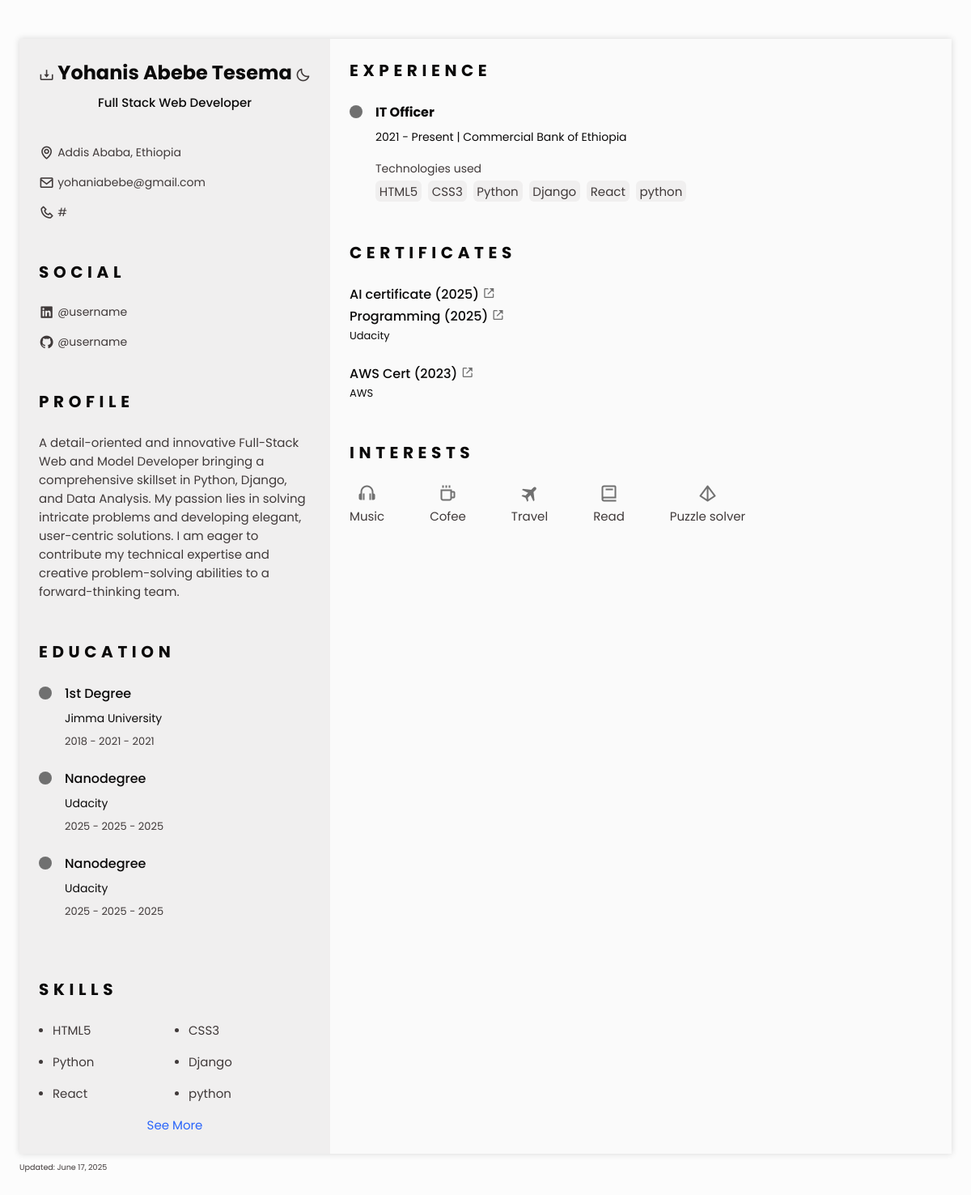
The page /digital_cv/ on the database its author committed.
### apps/portfolio/models.py (models this page shows, shortened)
class Personal(models.Model):
    name = models.CharField(max_length=50, blank=True, null=True)
    role = models.TextField(max_length=500, blank=True, null=True)
    mini_description = models.TextField(max_length=500, blank=True, null=True)
    cv_description = models.TextField(max_length=500, blank=True, null=True)
    cv_link = models.URLField(blank=True, null=True)
    photo = models.ImageField(upload_to='profile_pics/main', blank=True, null=True)
    github = models.URLField(blank=True, null=True)
    linkedin = models.URLField(blank=True, null=True)
    phone = models.CharField(max_length=20, blank=True, null=True)
    email = models.EmailField(blank=True, null=True)
    location = models.CharField(max_length=50, blank=True, null=True)

class Education(models.Model):
    school_name = models.CharField(max_length=200)
    degree = models.CharField(max_length=200)
    start_date = models.CharField(max_length=7)  # Store as string in "MMM YYYY" format
    end_date = models.CharField(max_length=7, null=True, blank=True)  # Store as string in "MMM YYYY" format
    @property
    def formatted_start_date(self):
        if len(self.start_date) == 7:
            month = self.start_date[:3].capitalize()
            year = self.start_date[3:]
            return f"{month} {year}"
        return self.start_date
    @property
    def formatted_end_date(self):
        if len(self.end_date) == 7:
            month = self.end_date[:3].capitalize()
            year = self.end_date[3:]
            return f"{month} {year}"
        return self.end_date
    class Meta:
        ordering = ['start_date']
    def date_range(self):
        return f"{self.formatted_start_date} - {self.formatted_end_date}"

class Technology(models.Model):
    name = models.CharField(max_length=100)
    photo = models.URLField(blank=True, null=True)

class Experience(models.Model):
    title = models.CharField(max_length=200)
    company = models.CharField(max_length=200)
    start_date = models.CharField(max_length=7)  # Store as string in "MMM YYYY" format
    end_date = models.CharField(max_length=7, null=True, blank=True)  # Store as string in "MMM YYYY" format
    is_current = models.BooleanField(default=False)
    technologies = models.ManyToManyField('Technology')
    @property
    def formatted_start_date(self):
        if len(self.start_date) == 7:
            month = self.start_date[:3].capitalize()
            year = self.start_date[3:]
            return f"{month} {year}"
        return self.start_date

class Portfolio(models.Model):
    FILTER_CHOICES = [
        ('filter-project', 'Project'),
        ('filter-certification', 'Certification'),
        ('filter-badge', 'Badge'),
    ]
    name = models.CharField(max_length=100)
    filter = models.CharField(max_length=50, choices=FILTER_CHOICES)
    issuer = models.ForeignKey(Issuing_Organization, on_delete=models.CASCADE, null=True, blank=True)
    year = models.CharField(max_length=4, null=True, blank=True)
    object_fit = models.CharField(max_length=100, null=True, blank=True)
    def get_upload_to(self, filename):
        if self.filter == 'filter-project':
            return 'portfolio/project/{}'.format(filename)
        elif self.filter == 'filter-certification':
            return 'portfolio/certification/{}'.format(filename)
        elif self.filter == 'filter-badge':
            return 'portfolio/badge/{}'.format(filename)
    photo = models.ImageField(upload_to=get_upload_to, blank=True, null=True)
    link1 = models.URLField(blank=True, null=True)
    link2 = models.URLField(blank=True, null=True)
    link3 = models.URLField(blank=True, null=True)

class Issuing_Organization(models.Model):
    name = models.CharField(max_length=100)

### apps/portfolio/views.py (the view)
# urls.py: path('digital_cv/', DigitalCVPageView.as_view(), name='digital_cv'),
class DigitalCVPageView(TemplateView):
    template_name = 'portfolio/digital_cv.html'
    def get_context_data(self, **kwargs):
        context = super().get_context_data(**kwargs)
        experiences = Experience.objects.all()
        for experience in experiences:
            experience.descriptions.set(Description.objects.filter(experience=experience).order_by('order_number'))            # If descriptions is a ManyToMany, it would be different.
        context['experiences'] = experiences
        context['personal'] = Personal.objects.all()
        context['education'] = Education.objects.all()
        context['technologies'] = Technology.objects.all()
        context['portfolio'] = Portfolio.objects.filter(
            Q(filter='filter-certification')
        )
        grouped_portfolio = {}
        portfolios = context['portfolio'].order_by('-year') # Sort QuerySet directly
        for item in portfolios:
            issuer_name = item.issuer.name if item.issuer else "Unknown Issuer"
            if issuer_name not in grouped_portfolio:
                grouped_portfolio[issuer_name] = []
            grouped_portfolio[issuer_name].append(item)
        context['grouped_portfolio'] = grouped_portfolio
        return context

### templates/portfolio/digital_cv.html (shortened to what this page needs)
{% load static %}
<!DOCTYPE html>
<html lang="en">
<head>
    <link rel="stylesheet" href="https://cdn.jsdelivr.net/npm/boxicons@latest/css/boxicons.min.css">
    <link rel="stylesheet" href="{% static 'assets/css/styles_cv.css' %}">
</head>
<body>
    <main class="l-main bd-container">
        <div class="resume" id="area-cv">
            <div class="resume__left">
                {% for personal_info in personal %}
                <section class="home" id="home">
                    <div class="home__container section bd-grid">
                        <div class="home__data bd-grid">
                            <h1 class="home__title"><b>{{ personal_info.name }}</b></h1>
                            <h3 class="home__profession">{{ personal_info.role }}</h3>
                        </div>
                        <div class="home__address bd-grid">
                            <span class="home__information">
                                <i class='bx bx-map home__icon'></i> {{ personal_info.location }}
                            </span>
                            <a href="mailto:rubico.adrian@gmail.com" target="_black" class="home__information">
                                <i class='bx bx-envelope home__icon'></i> {{ personal_info.email }}
                            </a>
                            <a href="tel:+639219607099" target="_black" class="home__information">
                                <i class='bx bx-phone home__icon'></i> {{ personal_info.phone }}
                            </a>
                        </div>
                    </div>
                    <i class="bx bx-moon change-theme" title="Theme" id="theme-button"></i>
                    <a title="Download PDF" class="bx bx-download generate-pdf"
                        href="{{ personal_info.cv_link }}" target="_blank"></a>
                </section>
                <section class="social section">
                    <h2 class="section-title">SOCIAL</h2>
                    <div class="social__container bd-grid">
                        <a href="{{ personal_info.linkedin }}" target="_blank" class="social__link">
                            <i class='bx bxl-linkedin-square social__icon'></i> @username
                        </a>
                        <a href="{{ personal_info.github }}" target="_blank" class="social__link">
                            <i class='bx bxl-github social__icon'></i> @username
                        </a>
                    </div>
                </section>
                <section class="profile section" id="profile">
                    <h2 class="section-title">Profile</h2>
                    <p class="profile__description">
                        {{ personal_info.cv_description }}
                    </p>
                </section>
                {% endfor %}
                <section class="education section" id="education">
                    <h2 class="section-title">Education</h2>
                    {% for education_info in education %}
                    <div class="education__container bd-grid">
                        <div class="education__content">
                            <div class="education__time">
                                <span class="education__rounder"></span>
                            </div>
                            <div class="education__data bd-grid">
                                <h3 class="education__title">{{ education_info.degree }}</h3>
                                <span class="education__studies">{{ education_info.school_name }}</span>
                                <span class="education__year">
                                    {{ education_info.date_range  }} -
                                    {% if education_info.is_current %}
                                    Present
                                    {% else %}
                                    {{ education_info.formatted_end_date }}
                                    {% endif %}
                                </span>
                            </div>
                        </div>
                    </div>
                    <br>
                    {% endfor %}
                </section>
                <section class="skills section hide" id="skills">
                    <h2 class="section-title">Skills</h2>
                    <div class="skills__content bd-grid">
                        {% for technologies_skills in technologies %}
                        <div class="skills__name">
                            <span class="skills__circle"></span> {{ technologies_skills.name }}
                        </div>
                        {% endfor %}
                    </div>
                    <a href="#" class="skills-button" id="skills-button">See More</a>
                </section>
            </div>
            <div class="resume__right">
                <section class="experience section" id="experience">
                    <h2 class="section-title">Experience</h2>
                    <div class="experience__container bd-grid">
                        {% for experience in experiences %}
                        <div class="experience__content">
                            <div class="experience__time">
                                <span class="experience__rounder"></span>
                            </div>
                            <div class="experience__data bd-grid">
                                <h3 class="experience__title"><strong>{{ experience.title }}</strong></h3>
                                <span class="experience__company">
                                    {{ experience.formatted_start_date }} -
                                    {% if experience.is_current %}
                                    Present
                                    {% else %}
                                    {{ experience.formatted_end_date }}
                                    {% endif %}
                                    | {{ experience.company }}
                                </span>
                                <div class="experience__technologies">
                                    <span>Technologies used</span>
                                    <ul class="experience__technologies-list">
                                        {% for technology in experience.technologies.all %}
                                        <li class="experience__technologies-item">{{ technology.name }}</li>
                                        {% endfor %}
                                    </ul>
                                </div>
                            </div>
                        </div>
                        {% endfor %}
                    </div>
                </section>
                <section class="certificate section" id="certificates">
                    <h2 class="section-title">Certificates</h2>
                    <div class="certificate__container bd-grid">
                        {% for issuer, portfolio_group in grouped_portfolio.items %}
                            <div class="certificate__content bd-grid">
                                {% for portfolio_info in portfolio_group %}
                                    <h3 class="certificate__title">{{ portfolio_info.name }} ({{ portfolio_info.year }}) <a class="nav__linkcert" href="{{ portfolio_info.link3 }}" target="_blank"><i class='bx bx-link-external'></i></a></h3>
                                {% endfor %}
                                <span class="certificate__company">{{ issuer }}</span>
                            </div>
                        {% endfor %}
                    </div>
                </section>
                <section class="interests section">
                    <h2 class="section-title">Interests</h2>
                    <div class="interests__container bd-grid">
                        <div class="interests__content">
                            <i class="bx bx-headphone interests__icon"></i>
                            <span class="interests__name">Music</span>
                        </div>
                        <div class="interests__content">
                            <i class="bx bx-coffee interests__icon"></i>
                            <span class="interests__name">Cofee</span>
                        </div>
                        <div class="interests__content">
                            <i class="bx bxs-plane-alt interests__icon"></i>
                            <span class="interests__name">Travel</span>
                        </div>
                        <div class="interests__content">
                            <i class="bx bx-book interests__icon"></i>
                            <span class="interests__name">Read</span>
                        </div>
                        <div class="interests__content">
                            <i class='bx bx-pyramid interests__icon'></i>
                            <span class="interests__name">Puzzle solver</span>
                        </div>
                    </div>
                </section>
            </div>
        </div>
        <p class="updated">Updated: June 17, 2025</p>
    </main>
</body>
</html>

### rows shown on the page
Personal: name "Yohanis Abebe Tesema", role "Full Stack Web Developer", location "Addis Ababa, Ethiopia", email "yohaniabebe@gmail.com", phone "#", cv_description "A detail-oriented and innovative Full-Stack Web and Model Developer bringing a comprehensive skillset in Python, Django, and Data Analysis. My passion lies in solving intricate problems and developing elegant, user-centric solutions. I am eager to contribute my technical expertise and creative problem-solving abilities to a forward-thinking team."
Education: degree "1st Degree", school_name "Jimma University", date_range "2018 - 2021", formatted_end_date "2021"
Education: degree "Nanodegree", school_name "Udacity", date_range "2025 - 2025", formatted_end_date "2025"
Education: degree "Nanodegree", school_name "Udacity", date_range "2025 - 2025", formatted_end_date "2025"
Technology: name "HTML5"
Technology: name "CSS3"
Technology: name "Python"
Technology: name "Django"
Technology: name "React"
Technology: name "python"
Experience: title "IT Officer", formatted_start_date "2021", is_current "Present", company "Commercial Bank of Ethiopia"
Portfolio: name "AI certificate", year "2025", name "Udacity"
Portfolio: name "Programming", year "2025"
Portfolio: name "AWS Cert", year "2023", name "AWS"
